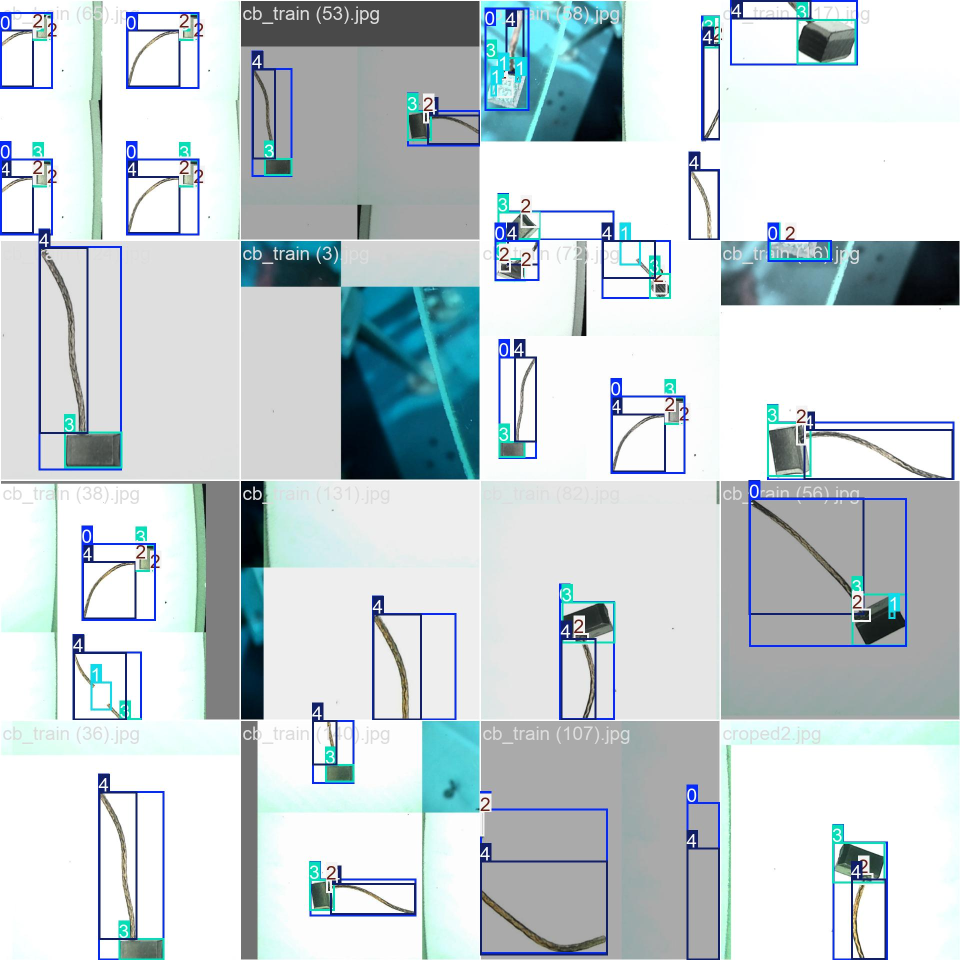
#> input picture detect/train9/train_batch0.jpg, 1920 x 1920 px (shown at 1/2 size); its folder holds only this picture in this run
$ python -i dimension.py   (imports and definitions only)
#> lines starting #> are read from the running program, lines starting #| are printed output that depends on the picture; after the words box and inside, x2 and y2 are one past the last pixel; in counts of white or black regions, pixels touching at a corner belong together
import cv2
import numpy as np
from scipy.signal import savgol_filter
import time
import numpy as np
import json
from logger import log_info, log_error

top_cam_pixel_per_mm = 31 # 30.8 to 31.2
side_cam_pixel_per_mm = 31 # 30.8 to 31.2

top_camera_threshold = 239
top_camera_min_area = 45000
top_camera_max_area = 55000

side_camera_threshold = 239
side_camera_min_area = 45000
side_camera_max_area = 55000

# [2 lines not run here, left out]
# [1 line that did not run here, left out]
# [1 line that did not run here, left out]
# [1 line that did not run here, left out]

# [1 line that did not run here, left out]
# [1 line that did not run here, left out]
# [1 line that did not run here, left out]

# [2 lines not run here, left out]
# [1 line that did not run here, left out]
# [1 line that did not run here, left out]

is_mesurement_in_mm_required = True

min_wire_thickness = 0.5 # 3 mm
max_wire_thickness = 3 # 3 mm

min_head_width = 2 # 8 mm
max_head_width = 8 # 8 mm

min_head_length = 2 # 8 mm
max_head_length = 8 # 8 mm

cam_position = "top"
brightness_contrast = 0
crop_width,crop_height=900,300

def nothing(x):
    pass

def get_white_centers(mask, min_white_pixels=30, max_white_pixels=50):
    """
    Get the center pixel from the white pixels in each vertical column of the image
    only if the number of white pixels is less than the specified limit.

    :param image: Input binary (black & white) image (numpy array).
    :param max_white_pixels: Maximum number of white pixels allowed in a column to consider it.
    :return: List of (x, y) coordinates of the center white pixels.
    """
    height, width = mask.shape
    center_points = []
    toggle_skip = 0
    for x in range(width):
        if toggle_skip==0:
            white_pixel_indices = np.where(mask[:, x] == 255)[0]

            # Only consider columns with fewer white pixels than the limit
            if min_white_pixels < len(white_pixel_indices) < max_white_pixels:
                center_y = int(np.median(white_pixel_indices))
                center_points.append((x, center_y))
        toggle_skip+=1
        if toggle_skip == 3:
            toggle_skip = 0

    return center_points


def filter_distant_points(center_points, max_distance=20):
    """
    Removes points where the distance between consecutive points is greater than max_distance.

    :param center_points: List of (x, y) coordinates.
    :param max_distance: Maximum allowed distance between consecutive points.
    :return: Filtered list of center points.
    """
    filtered_points = [center_points[0]] if center_points else []

    for i in range(1, len(center_points)):
        x1, y1 = filtered_points[-1]
        x2, y2 = center_points[i]

        # Calculate Euclidean distance
        distance = np.sqrt((x2 - x1) ** 2 + (y2 - y1) ** 2)

        # Only add point if it's within the allowed distance
        if distance <= max_distance:
            filtered_points.append((x2, y2))

    return filtered_points

def calculate_line_length(center_points):
    """
    Calculate the total length of the line connecting all center points.

    :param center_points: List of (x, y) coordinates.
    :return: Total length of the connecting line.
    """
    length = 0.0
    for i in range(1, len(center_points)):
        x1, y1 = center_points[i - 1]
        x2, y2 = center_points[i]
        length += np.sqrt((x2 - x1) ** 2 + (y2 - y1) ** 2)

    return length

def draw_center_line(image, center_points):
    """
    Draw a line connecting the center points on the image.

    :param image: Input grayscale or binary image.
    :param center_points: List of (x, y) coordinates of the center points.
    :return: Image with the centerline drawn.
    """
    # Convert to BGR for colored drawing
    img_color = cv2.cvtColor(image, cv2.COLOR_GRAY2BGR)

    for i in range(1, len(center_points)):
        cv2.line(img_color, center_points[i - 1], center_points[i], (0, 0, 255), 1)  # Red line

    return img_color

def get_min_area_rect(image,contour):


    rect = cv2.minAreaRect(contour)
    box = cv2.boxPoints(rect)
    box = np.intp(box)

    return rect, box, contour

def align_and_crop(image, rect, padding=25):
    center, (width, height), angle = rect
    width, height = int(width), int(height)

    # Ensure the longer side is width for consistency
    if width < height:
        angle += 90
        width, height = height, width  # Swap to maintain correct aspect ratio

    # Get rotation matrix for the full image
    rotation_matrix = cv2.getRotationMatrix2D(center, angle, 1.0)

    # Compute the new image dimensions after rotation
    cos_a, sin_a = abs(rotation_matrix[0, 0]), abs(rotation_matrix[0, 1])
    new_w = int(image.shape[1] * cos_a + image.shape[0] * sin_a)
    new_h = int(image.shape[1] * sin_a + image.shape[0] * cos_a)


    # Adjust the transformation matrix to move the center
    rotation_matrix[0, 2] += (new_w // 2) - center[0]
    rotation_matrix[1, 2] += (new_h // 2) - center[1]

    # [15 lines of commented-out code are left out]

    rotated = cv2.warpAffine(image, rotation_matrix, (new_w, new_h))

    # Extract the aligned object using sub-pixel extraction
    cropped = cv2.getRectSubPix(rotated, (width + 2 * padding, height + 2 * padding), (new_w // 2, new_h // 2))

    return cropped

def process_frame(frame, threshold, min_area, max_area):

    gray = cv2.cvtColor(frame, cv2.COLOR_BGR2GRAY)
    bin_fail, binary = cv2.threshold(gray, threshold, 255, cv2.THRESH_BINARY_INV)

    contours, _ = cv2.findContours(binary, cv2.RETR_TREE, cv2.CHAIN_APPROX_NONE)

    filtered_contours = [cnt for cnt in contours if min_area < cv2.contourArea(cnt) < max_area]

    if not filtered_contours:
        return frame

    largest_contour = max(filtered_contours, key=cv2.contourArea)

    mask = np.zeros_like(binary)
    cv2.drawContours(mask, [largest_contour], -1, 255, thickness=cv2.FILLED)
    return mask,largest_contour

def get_value_in_pixel(mm_value):
    pixel_per_mm = 0
    if cam_position == "top":
        pixel_per_mm = top_cam_pixel_per_mm
    elif cam_position == "side":
        pixel_per_mm = side_cam_pixel_per_mm
    return mm_value*pixel_per_mm

def get_value_in_mm(pixel_value):
    pixel_per_mm = 0
    if cam_position == "top":
        pixel_per_mm = top_cam_pixel_per_mm
    elif cam_position == "side":
        pixel_per_mm = side_cam_pixel_per_mm
    return pixel_value/pixel_per_mm

def get_brush_length(vertical_white_pixel_counts):
    brush_length_pixel_count = [pixel_count for pixel_count in vertical_white_pixel_counts if get_value_in_pixel(min_head_length) <= pixel_count <= get_value_in_pixel(max_head_length)]
    brush_length_average = 0
    if brush_length_pixel_count:
        brush_length_average = sum(brush_length_pixel_count) / len(brush_length_pixel_count)
    return brush_length_average

def get_brush_width(horizontal_white_pixel_counts):
    brush_width_pixel_count = [pixel_count for pixel_count in horizontal_white_pixel_counts if get_value_in_pixel(min_head_width) <= pixel_count <= get_value_in_pixel(max_head_width)]
    brush_width_average = 0
    if brush_width_pixel_count:
        brush_width_average = sum(brush_width_pixel_count) / len(brush_width_pixel_count)
    return brush_width_average

def get_wire_thickness(vertical_white_pixel_counts):
    wire_thickness_pixel_count = [pixel_count for pixel_count in vertical_white_pixel_counts if get_value_in_pixel(min_wire_thickness) <= pixel_count <= get_value_in_pixel(max_wire_thickness)]
    wire_thickness_average = 0
    if wire_thickness_pixel_count:
        wire_thickness_average = sum(wire_thickness_pixel_count) / len(wire_thickness_pixel_count)
    return wire_thickness_average

def process_mask(mask, contour, camera_side):
    min_rect= get_min_area_rect(mask,contour)
    if len(min_rect)>2:
        rect, box, contour = min_rect
        cropped = align_and_crop(mask, rect)
        #axis 0 is horizontal lines and axis 1 is vertical lines.
        horizontal_white_pixel_counts = np.sum(cropped == 255, axis=1)
        vertical_white_pixel_counts = np.sum(cropped == 255, axis=0)
        # print(horizontal_white_pixel_counts)
        if camera_side == "top":
            brush_length = get_brush_length(vertical_white_pixel_counts)
            brush_width = get_brush_width(horizontal_white_pixel_counts)
            wire_thickness = get_wire_thickness(vertical_white_pixel_counts)

            centers = get_white_centers(cropped, min_white_pixels = get_value_in_pixel(min_wire_thickness), max_white_pixels = get_value_in_pixel(max_wire_thickness))
            filtered_centers = filter_distant_points(centers, max_distance=10)
            wire_line_length = calculate_line_length(filtered_centers)
            output_img = draw_center_line(cropped, filtered_centers)
            unit = "px"
            if is_mesurement_in_mm_required:
                unit = "mm"
                brush_length = get_value_in_mm(brush_length)
                brush_width = get_value_in_mm(brush_width)
                wire_thickness = get_value_in_mm(wire_thickness)
                wire_line_length = get_value_in_mm(wire_line_length)
            # cv2.putText(output_img, "Total brush Length: {:.3f} mm".format(total_length/adv), (int(cropped.shape[1]*0.1),int(cropped.shape[0]*0.1)), cv2.FONT_HERSHEY_SIMPLEX, 0.5, (0, 255, 0), 2)
            # cv2.putText(output_img, "Total brush Width: {:.3f} mm".format(total_height/adv), (int(cropped.shape[1]*0.1),int(cropped.shape[0]*0.17)), cv2.FONT_HERSHEY_SIMPLEX, 0.5, (0, 255, 0), 2)
            # output_img=cv2.resize(output_img,(crop_width,crop_height))
            text_x_axis = 0.1
            text_y_axis = 0.5
            text_y_axis_increment = 0.07
            cv2.putText(output_img, "Head Length: {:.3f} {}".format(brush_length, unit), (int(cropped.shape[1]*text_x_axis),int(cropped.shape[0]*(text_y_axis+text_y_axis_increment*0))), cv2.FONT_HERSHEY_SIMPLEX, 0.5, (255, 0, 0), 2)
            cv2.putText(output_img, "Head Width: {:.3f} {}".format(brush_width, unit), (int(cropped.shape[1]*text_x_axis),int(cropped.shape[0]*(text_y_axis+text_y_axis_increment*1))), cv2.FONT_HERSHEY_SIMPLEX, 0.5, (255, 0, 0), 2)
            # cv2.putText(output_img, "2 wire L: {:.3f} mm".format(w_l/adv), (150, 125), cv2.FONT_HERSHEY_SIMPLEX, 0.7, (255, 0, 0), 2)
            cv2.putText(output_img, "Wire Length: {:.3f} {}".format(wire_line_length, unit), (int(cropped.shape[1]*text_x_axis),int(cropped.shape[0]*(text_y_axis+text_y_axis_increment*2))), cv2.FONT_HERSHEY_SIMPLEX, 0.5, (0, 0, 255), 2)
            cv2.putText(output_img, "Wire Thickness: {:.3f} {}".format(wire_thickness, unit), (int(cropped.shape[1]*text_x_axis),int(cropped.shape[0]*(text_y_axis+text_y_axis_increment*3))), cv2.FONT_HERSHEY_SIMPLEX, 0.5, (0, 0, 255), 2)
            # cv2.putText(output_img, "Total brush Length: {:.3f} mm".format(t_l/adv), (int(cropped.shape[1]*0.1),int(cropped.shape[0]*0.64)), cv2.FONT_HERSHEY_SIMPLEX, 0.5, (255, 0, 0), 2)
            return output_img, brush_length, brush_width, wire_line_length, wire_thickness
        else:
            brush_height = get_brush_length(vertical_white_pixel_counts)
            unit = "px"
            if is_mesurement_in_mm_required:
                unit = "mm"
                brush_height = get_value_in_mm(brush_height)
            text_x_axis = 0.1
            text_y_axis = 0.5
            text_y_axis_increment = 0.07
            cv2.putText(cropped, "Head Height: {:.3f} {}".format(brush_height, unit), (int(cropped.shape[1]*text_x_axis),int(cropped.shape[0]*(text_y_axis+text_y_axis_increment*0))), cv2.FONT_HERSHEY_SIMPLEX, 0.5, (255, 0, 0), 2)
            return cropped, brush_height

def on_toggle(val):
    global brightness_contrast
    brightness_contrast = val  # Update toggle state
    # print(f"Toggle State: {'ON' if brightness_contrast else 'OFF'}")

def check_contour_dimensions_top_camera(frame):
    brush_length, brush_width, wire_line_length, wire_thickness = (0,0,0,0)
    processed = process_frame(frame, top_camera_threshold, top_camera_min_area, top_camera_max_area)
    if(len(processed)<3):
        mask, contour = processed
        cpd, brush_length, brush_width, wire_line_length, wire_thickness = process_mask(mask, contour, "top")
        cv2.imshow("Proceesed image : Top", cpd)
    return brush_length, brush_width, wire_line_length, wire_thickness

# [8 lines left out: function check_contour_dimensions_side_camera, not called in this run]

>>> import cv2
>>> picture = cv2.imread('../../detect/train9/train_batch0.jpg')
#> picture is the input picture: shape (1920, 1920, 3); mean B, G, R 212.1, 208.3, 197.2
>>> result = check_contour_dimensions_top_camera(picture)
#> in process_frame, `bin_fail, binary = cv2.threshold(gray, threshold, 255, cv2.THRESH_BINA..`:
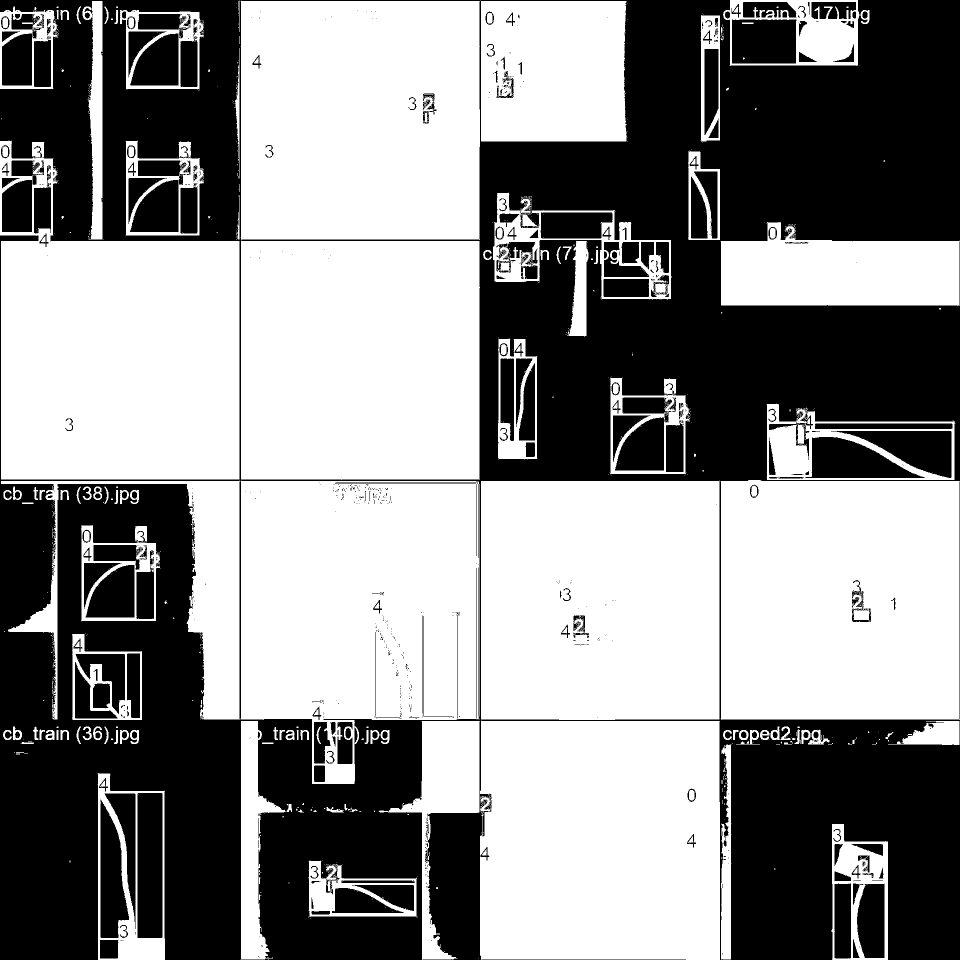
#> binary: shape (1920, 1920) (shown at 1/2 size); 54.9% white; 737 black regions (504 under 20 px)
#> in process_frame, `bin_fail, binary = cv2.threshold(gray, threshold, 255, cv2.THRESH_BINA..`: bin_fail = 239
#> in process_frame, `contours, _ = cv2.findContours(binary, cv2.RETR_TREE, cv2.CHAIN_APPROX..`: contours = 2202 contours, 1757 with area under 20; largest, box (x1, y1, x2, y2) and area: (0, 281, 479, 959) 244613, (481, 961, 959, 1568) 237498, (960, 1441, 1440, 1920) 226696, (962, 961, 1439, 1440) 226688, (481, 1, 960, 480) 226658
#> in process_frame, `filtered_contours = [cnt for cnt in contours if min_area < cv2.contour..`: filtered_contours = 2 contours; box (x1, y1, x2, y2) and area: (2, 961, 480, 1439) 48896, (195, 1546, 330, 1920) 45338
#> in process_frame, `largest_contour = max(filtered_contours, key=cv2.contourArea)`: largest_contour = contour of 3411 points, box (x1, y1, x2, y2) (2, 961, 480, 1439), area 48896
#> in process_frame, `cv2.drawContours(mask, [largest_contour], -1, 255, thickness=cv2.FILLED)`:
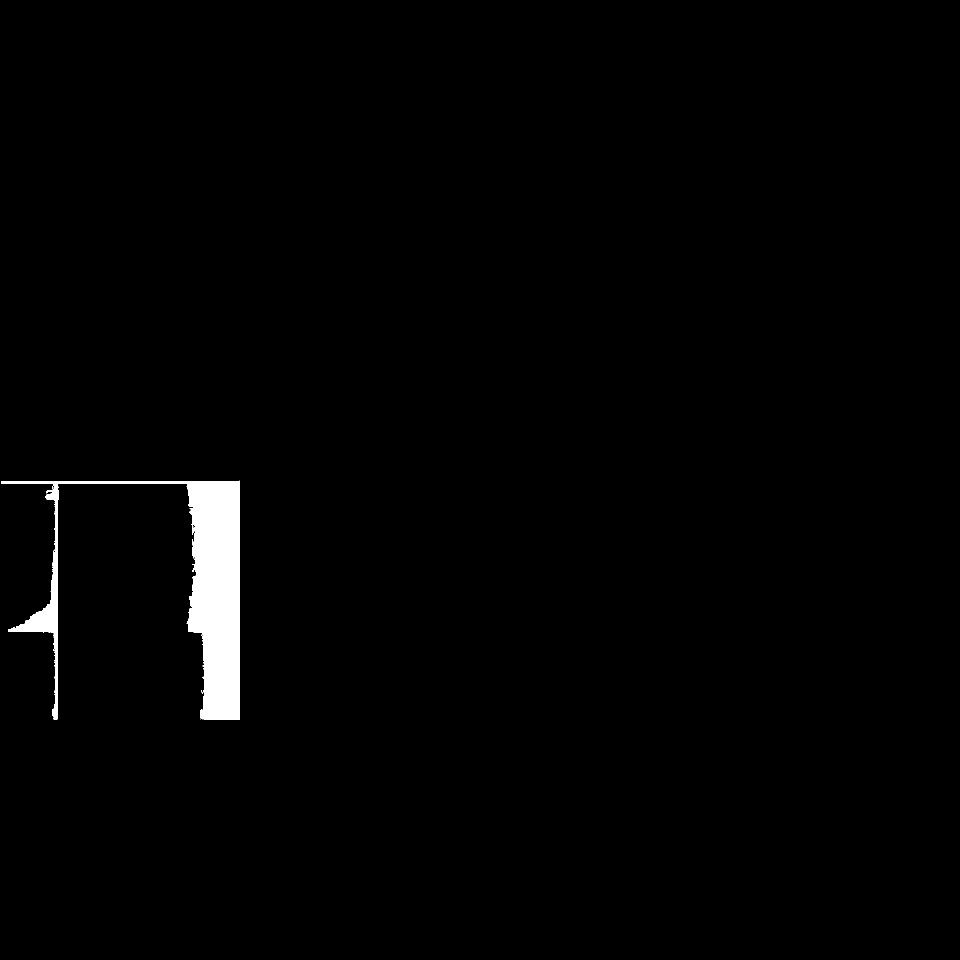
#> mask: shape (1920, 1920) (shown at 1/2 size); 1.4% white; 1 white region, box (x1, y1, x2, y2) and area: (2, 961, 480, 1439) 50603
#> in check_contour_dimensions_top_camera, `mask, contour = processed`: contour has the same summary as largest_contour in process_frame
#> in get_min_area_rect, `rect = cv2.minAreaRect(contour)`: rect = ((240.5, 1199.5), (477, 477), -90)
#> in get_min_area_rect, `box = cv2.boxPoints(rect)`: box = [[479, 1438], [2, 1438], [2, 961], [479, 961]]
#> in process_mask, `rect, box, contour = min_rect`: rect = ((240.5, 1199.5), (477, 477), -90); box = [[479, 1438], [2, 1438], [2, 961], [479, 961]]; contour has the same summary as largest_contour in process_frame
#> in align_and_crop, `center, (width, height), angle = rect`: center = (240.5, 1199.5); width = 477; angle = -90
#> in align_and_crop, `rotation_matrix = cv2.getRotationMatrix2D(center, angle, 1.0)`: rotation_matrix = [[6.12e-17, -1, 1440], [1, 6.12e-17, 959]]
#> in align_and_crop, `cos_a, sin_a = abs(rotation_matrix[0, 0]), abs(rotation_matrix[0, 1])`: cos_a = 6.12e-17; sin_a = 1
#> in align_and_crop, `new_w = int(image.shape[1] * cos_a + image.shape[0] * sin_a)`: new_w = 1920
#> in align_and_crop, `cropped = cv2.getRectSubPix(rotated, (width + 2 * padding, height + 2 ..`:
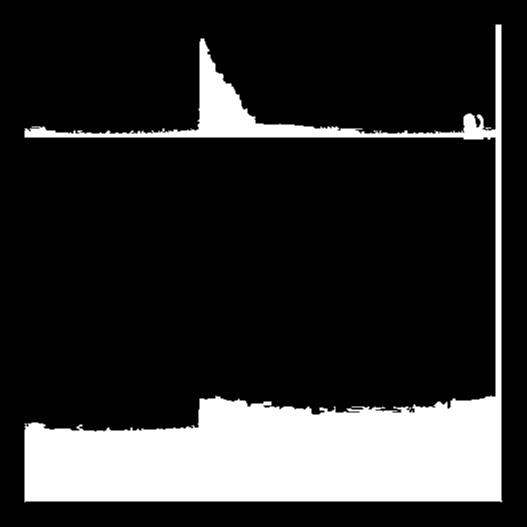
#> cropped: shape (527, 527); min 0, max 255, mean 46.5
#> in process_mask, `horizontal_white_pixel_counts = np.sum(cropped == 255, axis=1)`: horizontal_white_pixel_counts = 527 values, max 476 at index 134, min 0 at index 0, mean 92.38
#> in process_mask, `vertical_white_pixel_counts = np.sum(cropped == 255, axis=0)`: vertical_white_pixel_counts = 527 values, max 476 at index 496, min 0 at index 0, mean 92.38
#> in get_brush_length, `brush_length_pixel_count = [pixel_count for pixel_count in vertical_wh..`: brush_length_pixel_count = 471 values, max 200 at index 176, min 72 at index 69, mean 98.31
#> in get_brush_length, `brush_length_average = sum(brush_length_pixel_count) / len(brush_lengt..`: brush_length_average = 98.31
#> in get_brush_width, `brush_width_pixel_count = [pixel_count for pixel_count in horizontal_w..`: brush_width_pixel_count = 27 values, max 240 at index 26, min 62 at index 0, mean 124.4
#> in get_brush_width, `brush_width_average = sum(brush_width_pixel_count) / len(brush_width_p..`: brush_width_average = 124.4
#> in get_wire_thickness, `wire_thickness_pixel_count = [pixel_count for pixel_count in vertical_..`: wire_thickness_pixel_count = 199 values, max 93 at index 174, min 72 at index 69, mean 78.32
#> in get_wire_thickness, `wire_thickness_average = sum(wire_thickness_pixel_count) / len(wire_th..`: wire_thickness_average = 78.32
#> the loop in get_white_centers, `for x in range(width):` made 527 passes
#> center_y on passes 28, 31, 34, 37: 460, 459, 457, 457
#> after the loop in get_white_centers, `for x in range(width):`: center_points = 62 pairs, first value 27 to 411, second value 454 to 464; toggle_skip = 2
#> in process_mask, `centers = get_white_centers(cropped, min_white_pixels = get_value_in_p..`: centers has the same summary as center_points in get_white_centers
#> in filter_distant_points, `filtered_points = [center_points[0]] if center_points else []`: filtered_points = [(27, 460)]
#> the loop in filter_distant_points, `for i in range(1, len(center_points)):` made 61 passes
#> (x1, y1, x2, y2, distance) on passes 1 to 4: (27, 460, 30, 459, 3.16), (30, 459, 33, 457, 3.61), (33, 457, 36, 457, 3), (36, 457, 39, 458, 3.16)
#> after the loop in filter_distant_points, `for i in range(1, len(center_points)):`: filtered_points = 58 pairs, first value 27 to 198, second value 457 to 464
#> in process_mask, `filtered_centers = filter_distant_points(centers, max_distance=10)`: filtered_centers has the same summary as filtered_points in filter_distant_points
#> the loop in calculate_line_length, `for i in range(1, len(center_points)):` made 57 passes
#> (x1, y1, x2, y2, length) on passes 1 to 4: (27, 460, 30, 459, 3.16), (30, 459, 33, 457, 6.77), (33, 457, 36, 457, 9.77), (36, 457, 39, 458, 12.93)
#> the loop in draw_center_line, `for i in range(1, len(center_points)):` made 57 passes
#> after the loop in draw_center_line, `for i in range(1, len(center_points)):`:
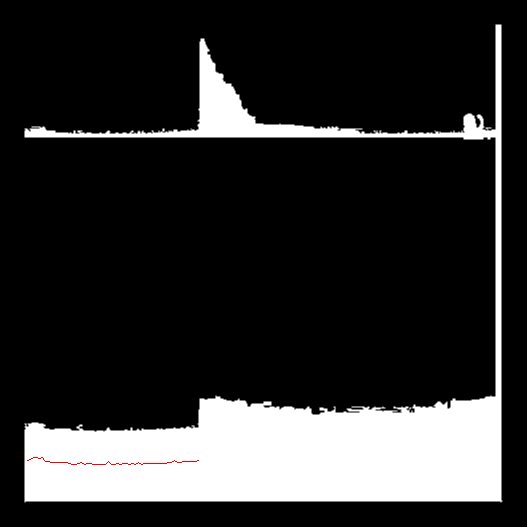
#> img_color: shape (527, 527, 3); mean B, G, R 46.3, 46.3, 46.5
#> in process_mask, `cv2.putText(output_img, "Wire Thickness: {:.3f} {}".format(wire_thickn..`:
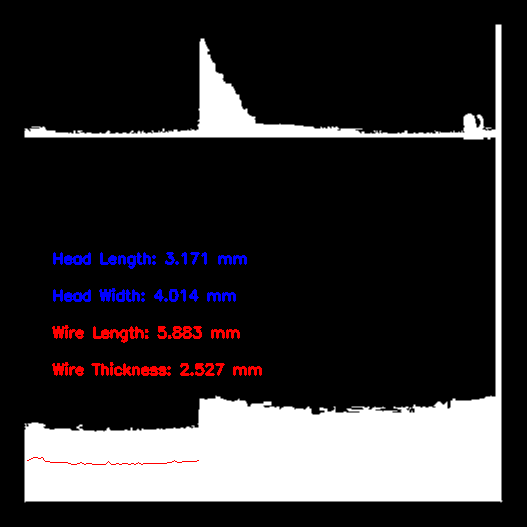
#> output_img: shape (527, 527, 3); mean B, G, R 48.4, 46.3, 48.8
